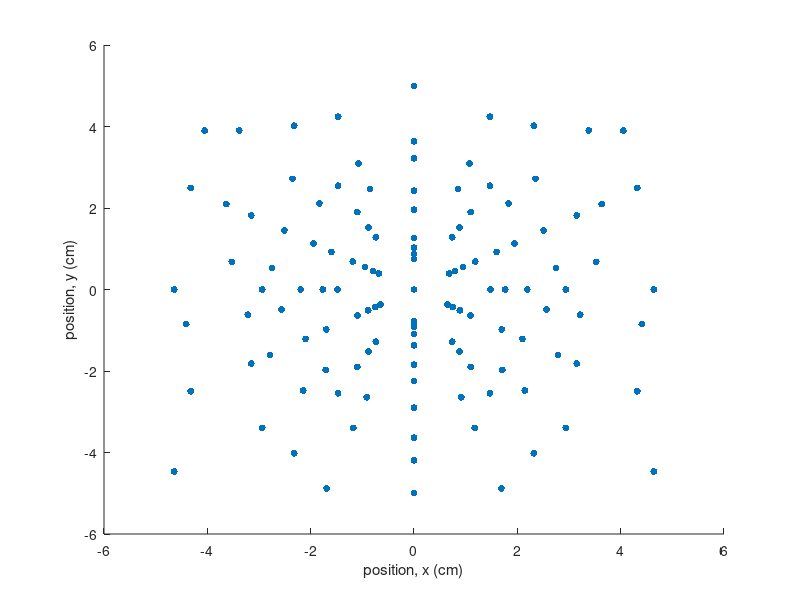

Reproduce this figure in MATLAB.
global a lam_min lam_max f_Al a1 a2 a3 A
a = 4.050; % angstrom
lam_min = 0.6; % angstrom
lam_max = 1.1; % angstrom
f_Al = 13; % -
a1 = [1, -1, 1];
a2 = [1, 1, 0];
a3 = [-1, 1, 2];
A = [a1',a2',a3'];
 
L = 3; % camera length, cm
n = 8; % initial guess on the max of Miller indices 
KK = [n, n, n];
while (n - max(abs(max(KK)))) <= 1e-6
    n = n + 1;
    clear DATA t
    DATA = zeros(1,12); % data to be exported
    t = 0; % number of diffraction conditions
    for h = -n:1:n
        for k = -n:1:n
            for l = -n:1:n
                K = [h,k,l]; % K vector
                F = f_Al*(1+exp(1i*pi*(h+k))+exp(1i*pi*(k+l))+exp(1i*pi*(h+l)));
                FF = abs(F);
                if (h == 0) && (k == 0) && (l == 0)
                    t = t + 1;
                    KK(t,1:3) = K;
                    theta = 0.5*pi;
                    d = Inf;
                    deg = theta*180/pi; % degree
                    lam = 2*d*sin(theta);
                    rho = 0;
                    phi = 0;
                    m = 1;
                    [x, y] = pol2cart(phi, rho);
                    DATA(t,1:3) = K; 
                    DATA(t,4:12) = ...
                        [m, FF, d, deg, lam, rho, phi*180/pi, x, y];
                elseif FF >= 1e-6
                    S = A\K';
                    if S(1) > 0
                        theta = 0.5*2*(acos(sum((-a1).*K)/norm(-a1)/norm(K))-0.5*pi);
                        if 2*theta > 0.5*pi
                            d = a/sqrt(h^2+k^2+l^2);
                            LAM = 2*d*sin(theta);
                            m = 1;
                            lam = LAM/m;
                            while (lam <= lam_max) && (lam >= lam_min)
                                rho = L*tan(pi-(2*theta));
                                K = [h, k, l];
                                K0 = (-a1/norm(-a1))*1/lam;
                                K1 = K0 + K;
                                P = K1 - ((sum(K1.*(a1))/norm(a1))*(a1)/norm(a1));
                                P2 = P(1, 1:2);
                                A2 = A(1:2, 2:3);
                                S2 = A2\P2';
                                ph = acos(sum(P.*(-a2))/norm(P)/norm(-a2));
                                if S2(2) < 0
                                    phi = 2*pi-ph;
                                else
                                    phi = ph;
                                end
                                [x, y] = pol2cart(phi, rho);
                                if (abs(x) <= 5) && (abs(y) <= 5)
                                    t = t + 1;
                                    KK(t,1:3) = K;
                                    deg = theta*180/pi; % degree
                                    DATA(t,1:3) = K;
                                    DATA(t,4:12) = ...
                                        [m, FF, d, deg, lam, rho, phi*180/pi, x, y];
                                end
                                m = m + 1;
                                lam = LAM/m;
                            end
                        end
                    end
                end
            end
        end
    end
end
n = n - 1;
X = DATA(:,11);
Y = DATA(:,12);
scatter(X,Y,25,'ko','filled')
xlabel('position, x (cm)'), ylabel('position, y (cm)')